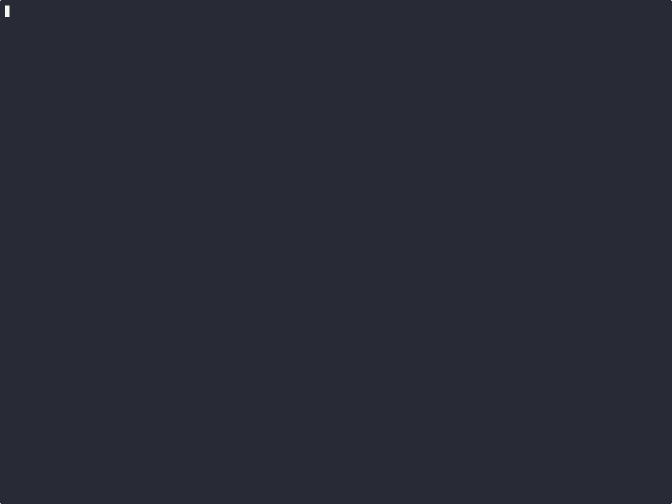
#> input picture demo/demo.gif, 1344 x 1008 px (shown at 1/2 size)
$ python make_slides.py
#> lines starting #> are read from the running program, lines starting #| are printed output that depends on the picture
#!/usr/bin/env python3
"""Generate the Sidecar demo slides as 1200x900 PNGs.

Quick Look renders the HTML to a 1200x1200 thumbnail; we crop the top 900px.
"""

from __future__ import annotations

import subprocess
import tempfile
from pathlib import Path

from PIL import Image

HERE = Path(__file__).resolve().parent
OUT = HERE / "slides"
OUT.mkdir(exist_ok=True)

CSS = """
* { box-sizing: border-box; }
html,body { margin:0; width:1200px; height:900px; overflow:hidden; }
body { zoom: 0.8533; font-family: -apple-system, BlinkMacSystemFont, 'Helvetica Neue', Arial, sans-serif;
  color:#e8eef7; background:
  radial-gradient(1000px 650px at 82% -10%, rgba(56,189,248,.20), transparent 62%),
  radial-gradient(900px 600px at -10% 110%, rgba(167,139,250,.14), transparent 60%),
  #080c12; }
.grid { position:absolute; inset:0; opacity:.18; background-image:
  linear-gradient(rgba(148,163,184,.14) 1px, transparent 1px),
  linear-gradient(90deg, rgba(148,163,184,.14) 1px, transparent 1px);
  background-size: 60px 60px; mask-image: radial-gradient(circle at 50% 40%, black, transparent 78%); }
.wrap { position:relative; padding: 70px 80px; height:100%; width:1040px; max-width:1040px; box-sizing:content-box; display:flex; flex-direction:column; }
.kicker { color:#38bdf8; font-size:20px; font-weight:700; letter-spacing:.14em; text-transform:uppercase; }
.title { font-size:92px; line-height:1.0; font-weight:800; letter-spacing:-.03em; margin:16px 0 18px; }
.title .accent { color:#38bdf8; }
.title .thin { color:#cbd5e1; }
.sub { font-size:34px; color:#d7e2ee; line-height:1.25; max-width:980px; font-weight:600; }
.lede { font-size:25px; color:#9fb0c5; line-height:1.42; max-width:900px; margin-top:14px; }
.foot { margin-top:auto; display:flex; justify-content:space-between; align-items:center; color:#7f8ea3; font-size:19px; }
.badge { display:inline-flex; align-items:center; gap:10px; padding:10px 16px; border:1px solid rgba(56,189,248,.38);
  background:rgba(56,189,248,.10); border-radius:999px; color:#bae6fd; font-size:18px; font-weight:600; }
h2 { font-size:54px; line-height:1.08; letter-spacing:-.02em; margin:10px 0 24px; width:1040px; max-width:1040px; }
h2 .accent { color:#38bdf8; }
p { font-size:27px; line-height:1.42; color:#b6c2d1; }
.cards { display:grid; grid-template-columns: 333px 333px 333px; gap:20px; margin-top:16px; width:1040px; }
.card { border:1px solid rgba(148,163,184,.20); background:rgba(15,23,42,.58); border-radius:20px; padding:24px 26px; min-width:0; overflow-wrap:anywhere; }
.card h3 { margin:0 0 8px; font-size:26px; color:#f1f5f9; }
.card p { margin:0; font-size:21px; line-height:1.4; color:#9fb0c5; }
.card .ico { font-size:30px; display:block; margin-bottom:10px; }
.split { display:grid; grid-template-columns: 450px 100px 450px; align-items:center; gap:15px; margin-top:14px; width:1040px; }
.box { border:1px solid rgba(148,163,184,.24); background:rgba(15,23,42,.62); border-radius:22px; padding:28px 30px; min-height:250px; }
.box.remote { border-color: rgba(56,189,248,.40); }
.box.local { border-color: rgba(167,139,250,.42); }
.box h3 { margin:0 0 10px; font-size:28px; color:#f8fafc; }
.box .tag { font-size:18px; letter-spacing:.12em; text-transform:uppercase; color:#7dd3fc; font-weight:700; }
.box.local .tag { color:#c4b5fd; }
.box ul { margin:12px 0 0; padding-left:20px; color:#a9b8ca; font-size:21px; line-height:1.55; }
.arrow { text-align:center; color:#7dd3fc; font-size:18px; line-height:1.4; font-weight:700; }
.arrow .line { font-size:38px; line-height:1; }
.quote { margin-top:auto; border-left:4px solid #38bdf8; padding:14px 22px; color:#cbd5e1; font-size:24px; font-style:italic; width:1040px; }
.checks { display:grid; grid-template-columns: 500px 500px; gap:12px 28px; margin-top:12px; width:1040px; }
.check { font-size:24px; color:#d5deea; }
.check .tick { color:#4ade80; font-weight:800; margin-right:10px; }
.code { margin-top:14px; border:1px solid rgba(148,163,184,.22); background:#05080d; border-radius:16px; padding:22px 26px; width:1040px;
  font-family: ui-monospace, SFMono-Regular, Menlo, monospace; font-size:22px; line-height:1.65; color:#d1fae5; }
.code .prompt { color:#38bdf8; }
.code .dim { color:#7f8ea3; }
.note { color:#8fa1b6; font-size:20px; margin-top:12px; }
.terminal-shot { width:100%; height:560px; object-fit:cover; object-position:top center; border-radius:18px;
  border:1px solid rgba(148,163,184,.26); background:#05080d; }
.links { margin-top:26px; display:flex; flex-direction:column; gap:14px; font-size:27px; color:#cbd5e1; }
.links code { color:#bae6fd; font-family: ui-monospace, SFMono-Regular, Menlo, monospace; font-size:25px; }
"""


def page(body: str) -> str:
    return f"""<!doctype html><html><head><meta charset="utf-8"><meta name="viewport" content="width=1200"><style>{CSS}</style></head>
<body><div class="grid"></div><div class="wrap">{body}</div></body></html>"""


SLIDES = {
    "01-title": page("""
      <div class="kicker">Hermes Agent Plugin Hackathon · 2026</div>
      <div class="title">HERMES<br><span class="accent">SIDECAR</span></div>
      <div class="sub">Remote brain. Local hands.</div>
      <div class="lede">A paired execution backend that lets a remote Hermes use your local
      terminal, files, and code — with a local approval prompt and an audit trail.</div>
      <div style="margin-top:30px"><span class="badge">◆ local approval &nbsp;·&nbsp; sanitized env &nbsp;·&nbsp; zero dependencies</span></div>
      <div class="foot"><span>rkfshakti / hermes-sidecar</span><span>MIT · 2026</span></div>
    """),
    "02-problem": page("""
      <div class="kicker">Why</div>
      <h2>The agent has your skills and memory.<br><span class="accent">It does not have your laptop.</span></h2>
      <div class="cards">
        <div class="card"><span class="ico">🧠</span><h3>Remote Hermes</h3><p>Skills, memory, sessions, model configuration and a persistent place to run.</p></div>
        <div class="card"><span class="ico">💻</span><h3>The workspace</h3><p>Files, local services, internal network, build tools and the credentials that never leave the machine.</p></div>
        <div class="card"><span class="ico">🔀</span><h3>SSH moves the problem</h3><p>The command still runs on the wrong machine. Copying secrets to the VPS is worse.</p></div>
      </div>
      <div class="quote">“Remote brain, local hands.” — hermes-agent #18715, the top-voted split-runtime request</div>
    """),
    "03-split": page("""
      <div class="kicker">The split</div>
      <h2>Split the runtime, <span class="accent">not the trust.</span></h2>
      <div class="split">
        <div class="box remote"><div class="tag">Remote Hermes</div><h3>the brain</h3>
          <ul><li>model · skills · memory</li><li>sessions · provider config</li><li>terminal.backend: sidecar</li></ul></div>
        <div class="arrow"><div class="line">⇄</div>paired HTTP<br>bearer token</div>
        <div class="box local"><div class="tag">Local Sidecar</div><h3>the hands</h3>
          <ul><li>approval prompt</li><li>workspace + sanitized env</li><li>local audit log</li></ul></div>
      </div>
      <p style="margin-top:22px">The remote agent never gets a shell. It gets <b style="color:#f8fafc">one command at a time</b>, and you decide.</p>
    """),
    "04-demo": page("""
      <div class="kicker">Live demo</div>
      <h2 style="margin-bottom:12px">A remote brain writes a file <span class="accent">on this Mac.</span></h2>
      <img class="terminal-shot" src="file://__DEMO_FRAME__">
      <div class="note">Real terminal · real approval prompt · real audit. The remote agent only receives the output.</div>
    """),
    "05-security": page("""
      <div class="kicker">The boundary</div>
      <h2>Every command is <span class="accent">a decision.</span></h2>
      <div class="cards">
        <div class="card"><span class="ico">🔑</span><h3>Pairing token</h3><p>32 random bytes, mode 0600, constant-time compare, required on every request.</p></div>
        <div class="card"><span class="ico">⛔</span><h3>Local deny list</h3><p>sudo, root deletes, disk erase, Apple Events, keychain access, download-to-shell, outbound shells.</p></div>
        <div class="card"><span class="ico">✋</span><h3>Approval prompt</h3><p>Anything that is not side-effect-free waits for a person. No TTY means deny.</p></div>
        <div class="card"><span class="ico">🧼</span><h3>Sanitized env</h3><p>Provider keys and SSH agent sockets are not passed to the local command.</p></div>
        <div class="card"><span class="ico">🧾</span><h3>Audit log</h3><p>Command, cwd, decision, exit code and duration. Local only; output is never stored.</p></div>
        <div class="card"><span class="ico">🛡️</span><h3>Not a sandbox</h3><p>Approved commands run as you. Pair with Glassbox when you need kernel enforcement.</p></div>
      </div>
    """),
    "06-verify": page("""
      <div class="kicker">Trust, but verify</div>
      <h2>Eight checks. <span class="accent">One command.</span></h2>
      <div class="code"><span class="prompt">$</span> hermes sidecar verify<br>
      <span class="dim">✓ daemon health &nbsp; ✓ token accepted &nbsp; ✓ wrong token rejected<br>
      ✓ exit code preserved &nbsp; ✓ deny list blocks GUI automation<br>
      ✓ workspace escape blocked &nbsp; ✓ timeout enforced &nbsp; ✓ audit recorded</span></div>
      <div class="checks">
        <div class="check"><span class="tick">✓</span> 44 tests, zero Python dependencies</div>
        <div class="check"><span class="tick">✓</span> 8-check self-test, local ephemeral daemon</div>
        <div class="check"><span class="tick">✓</span> terminal, file, patch, search, execute_code</div>
        <div class="check"><span class="tick">✓</span> catalog PR pinned by SHA</div>
      </div>
      <div class="code" style="margin-top:18px"><span class="prompt">$</span> hermes plugins install rkfshakti/hermes-sidecar<br>
      <span class="prompt">$</span> hermes sidecar serve --workspace ~/Projects/acme</div>
    """),
    "07-cta": page("""
      <div class="kicker">Remote brain. Local hands.</div>
      <div class="title" style="font-size:100px">Sidecar</div>
      <div class="sub">Let the agent live where your skills and memory live.<br>Let the work happen where your workspace lives.</div>
      <div class="links">
        <span>Repo &nbsp; <code>github.com/rkfshakti/hermes-sidecar</code></span>
        <span>Install &nbsp; <code>hermes plugins install rkfshakti/hermes-sidecar</code></span>
        <span>Verify &nbsp; <code>hermes sidecar verify</code></span>
      </div>
      <div class="foot"><span>Hermes Agent Plugin Hackathon · 2026</span><span>MIT</span></div>
    """),
}


def render(name: str, html: str) -> Path:
    import uuid

    token = uuid.uuid4().hex[:8]
    src = OUT / f"_{name}-{token}.html"
    src.write_text(html, encoding="utf-8")
    try:
        with tempfile.TemporaryDirectory() as tmp:
            subprocess.run(["qlmanage", "-t", "-s", "1200", "-o", tmp, str(src)], check=True,
                           stdout=subprocess.DEVNULL, stderr=subprocess.DEVNULL)
            thumbs = list(Path(tmp).glob("*.png"))
            if not thumbs:
                raise SystemExit(f"no thumbnail for {name}")
            image = Image.open(thumbs[0]).convert("RGB")
            # Quick Look renders 1200x1200; the slide is the top 1200x900.
            image = image.crop((0, 0, 1200, 900))
            dest = OUT / f"{name}.png"
            image.save(dest)
            return dest
    finally:
        src.unlink(missing_ok=True)


def main() -> None:
    frame_src = HERE.parent / "demo" / "demo.gif"
    frame = HERE / "demo-frame.png"
    if frame_src.exists():
        image = Image.open(frame_src)
#> image is the input picture: PIL image 1344x1008 P; mean R, G, B, A 40, 42, 54, 255
        image.seek(min(10, image.n_frames - 1))
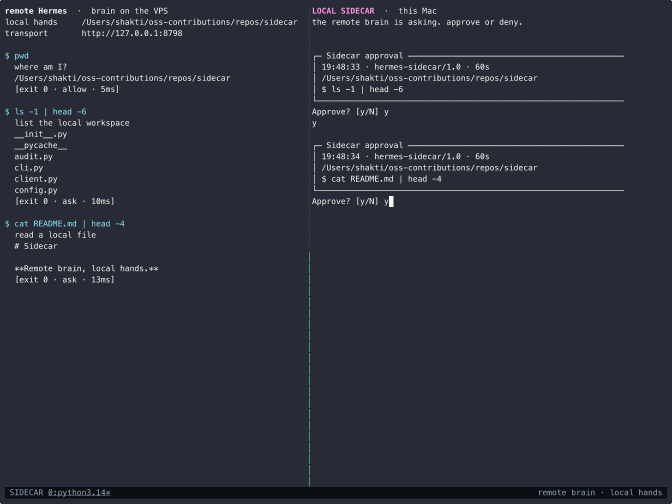
#> image: PIL image 1344x1008 RGBA (shown at 1/2 size); mean R, G, B, A 42.9, 45, 56.6, 255; transparent parts drawn white
        image.convert("RGB").save(frame)
    for name, html in SLIDES.items():
        if "__DEMO_FRAME__" in html:
            html = html.replace("__DEMO_FRAME__", str(frame))
        path = render(name, html)
        print(path)


if __name__ == "__main__":
#> (the run stopped early here; a loop or call above may not have finished)
